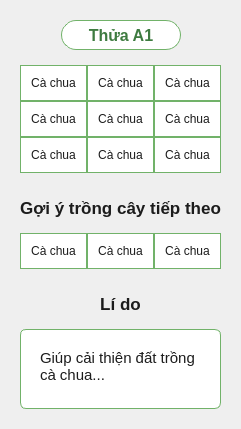
             <widget class="QFrame" name="card_2">
              <property name="styleSheet">
               <string notr="true">QFrame#card_2 { background-color: transparent; border: 1px solid #71B269; border-radius: 8px; }</string>
              </property>
              <layout class="QVBoxLayout" name="verticalLayout_card2">
               <property name="spacing">
                <number>15</number>
               </property>
               <property name="leftMargin">
                <number>20</number>
               </property>
               <property name="topMargin">
                <number>20</number>
               </property>
               <property name="rightMargin">
                <number>20</number>
               </property>
               <property name="bottomMargin">
                <number>20</number>
               </property>
               <item>
                <layout class="QHBoxLayout" name="hl_title_2">
                 <item>
                  <spacer name="hs_title_2_L">
                   <property name="orientation">
                    <enum>Qt::Horizontal</enum>
                   </property>
                   <property name="sizeHint" stdset="0">
                    <size>
                     <width>40</width>
                     <height>20</height>
                    </size>
                   </property>
                  </spacer>
                 </item>
                 <item>
                  <widget class="QLabel" name="lbl_title_2">
                   <property name="minimumSize">
                    <size>
                     <width>120</width>
                     <height>30</height>
                    </size>
                   </property>
                   <property name="styleSheet">
                    <string notr="true">color: #3E7B40; font-size: 12pt; font-weight: bold; border: 1px solid #71B269; border-radius: 15px; background-color: white;</string>
                   </property>
                   <property name="text">
                    <string>Thửa A1</string>
                   </property>
                   <property name="alignment">
                    <set>Qt::AlignCenter</set>
                   </property>
                  </widget>
                 </item>
                 <item>
                  <spacer name="hs_title_2_R">
                   <property name="orientation">
                    <enum>Qt::Horizontal</enum>
                   </property>
                   <property name="sizeHint" stdset="0">
                    <size>
                     <width>40</width>
                     <height>20</height>
                    </size>
                   </property>
                  </spacer>
                 </item>
                </layout>
               </item>
               <item>
                <layout class="QGridLayout" name="grid_2_1">
                 <property name="spacing">
                  <number>0</number>
                 </property>
                 <item row="0" column="0">
                  <widget class="QLabel" name="lbl_g2_0_0">
                   <property name="styleSheet">
                    <string notr="true">border: 1px solid #71B269; padding: 10px; color: #1C1C1C; background-color: white;</string>
                   </property>
                   <property name="text">
                    <string>Cà chua</string>
                   </property>
                   <property name="alignment">
                    <set>Qt::AlignCenter</set>
                   </property>
                  </widget>
                 </item>
                 <item row="0" column="1">
                  <widget class="QLabel" name="lbl_g2_0_1">
                   <property name="styleSheet">
                    <string notr="true">border: 1px solid #71B269; padding: 10px; color: #1C1C1C; background-color: white;</string>
                   </property>
                   <property name="text">
                    <string>Cà chua</string>
                   </property>
                   <property name="alignment">
                    <set>Qt::AlignCenter</set>
                   </property>
                  </widget>
                 </item>
                 <item row="0" column="2">
                  <widget class="QLabel" name="lbl_g2_0_2">
                   <property name="styleSheet">
                    <string notr="true">border: 1px solid #71B269; padding: 10px; color: #1C1C1C; background-color: white;</string>
                   </property>
                   <property name="text">
                    <string>Cà chua</string>
                   </property>
                   <property name="alignment">
                    <set>Qt::AlignCenter</set>
                   </property>
                  </widget>
                 </item>
                 <item row="1" column="0">
                  <widget class="QLabel" name="lbl_g2_1_0">
                   <property name="styleSheet">
                    <string notr="true">border: 1px solid #71B269; padding: 10px; color: #1C1C1C; background-color: white;</string>
                   </property>
                   <property name="text">
                    <string>Cà chua</string>
                   </property>
                   <property name="alignment">
                    <set>Qt::AlignCenter</set>
                   </property>
                  </widget>
                 </item>
                 <item row="1" column="1">
                  <widget class="QLabel" name="lbl_g2_1_1">
                   <property name="styleSheet">
                    <string notr="true">border: 1px solid #71B269; padding: 10px; color: #1C1C1C; background-color: white;</string>
                   </property>
                   <property name="text">
                    <string>Cà chua</string>
                   </property>
                   <property name="alignment">
                    <set>Qt::AlignCenter</set>
                   </property>
                  </widget>
                 </item>
                 <item row="1" column="2">
                  <widget class="QLabel" name="lbl_g2_1_2">
                   <property name="styleSheet">
                    <string notr="true">border: 1px solid #71B269; padding: 10px; color: #1C1C1C; background-color: white;</string>
                   </property>
                   <property name="text">
                    <string>Cà chua</string>
                   </property>
                   <property name="alignment">
                    <set>Qt::AlignCenter</set>
                   </property>
                  </widget>
                 </item>
                 <item row="2" column="0">
                  <widget class="QLabel" name="lbl_g2_2_0">
                   <property name="styleSheet">
                    <string notr="true">border: 1px solid #71B269; padding: 10px; color: #1C1C1C; background-color: white;</string>
                   </property>
                   <property name="text">
                    <string>Cà chua</string>
                   </property>
                   <property name="alignment">
                    <set>Qt::AlignCenter</set>
                   </property>
                  </widget>
                 </item>
                 <item row="2" column="1">
                  <widget class="QLabel" name="lbl_g2_2_1">
                   <property name="styleSheet">
                    <string notr="true">border: 1px solid #71B269; padding: 10px; color: #1C1C1C; background-color: white;</string>
                   </property>
                   <property name="text">
                    <string>Cà chua</string>
                   </property>
                   <property name="alignment">
                    <set>Qt::AlignCenter</set>
                   </property>
                  </widget>
                 </item>
                 <item row="2" column="2">
                  <widget class="QLabel" name="lbl_g2_2_2">
                   <property name="styleSheet">
                    <string notr="true">border: 1px solid #71B269; padding: 10px; color: #1C1C1C; background-color: white;</string>
                   </property>
                   <property name="text">
                    <string>Cà chua</string>
                   </property>
                   <property name="alignment">
                    <set>Qt::AlignCenter</set>
                   </property>
                  </widget>
                 </item>
                </layout>
               </item>
               <item>
                <widget class="QLabel" name="lbl_subtitle_2_1">
                 <property name="styleSheet">
                  <string notr="true">color: #1C1C1C; font-size: 13pt; font-weight: bold; border: none; margin-top: 10px;</string>
                 </property>
                 <property name="text">
                  <string>Gợi ý trồng cây tiếp theo</string>
                 </property>
                 <property name="alignment">
                  <set>Qt::AlignCenter</set>
                 </property>
                </widget>
               </item>
               <item>
                <layout class="QGridLayout" name="grid_2_2">
                 <property name="spacing">
                  <number>0</number>
                 </property>
                 <item row="0" column="0">
                  <widget class="QLabel" name="lbl_g2_n_0">
                   <property name="styleSheet">
                    <string notr="true">border: 1px solid #71B269; padding: 10px; color: #1C1C1C; background-color: white;</string>
                   </property>
                   <property name="text">
                    <string>Cà chua</string>
                   </property>
                   <property name="alignment">
                    <set>Qt::AlignCenter</set>
                   </property>
                  </widget>
                 </item>
                 <item row="0" column="1">
                  <widget class="QLabel" name="lbl_g2_n_1">
                   <property name="styleSheet">
                    <string notr="true">border: 1px solid #71B269; padding: 10px; color: #1C1C1C; background-color: white;</string>
                   </property>
                   <property name="text">
                    <string>Cà chua</string>
                   </property>
                   <property name="alignment">
                    <set>Qt::AlignCenter</set>
                   </property>
                  </widget>
                 </item>
                 <item row="0" column="2">
                  <widget class="QLabel" name="lbl_g2_n_2">
                   <property name="styleSheet">
                    <string notr="true">border: 1px solid #71B269; padding: 10px; color: #1C1C1C; background-color: white;</string>
                   </property>
                   <property name="text">
                    <string>Cà chua</string>
                   </property>
                   <property name="alignment">
                    <set>Qt::AlignCenter</set>
                   </property>
                  </widget>
                 </item>
                </layout>
               </item>
               <item>
                <widget class="QLabel" name="lbl_subtitle_2_2">
                 <property name="styleSheet">
                  <string notr="true">color: #1C1C1C; font-size: 13pt; font-weight: bold; border: none; margin-top: 10px;</string>
                 </property>
                 <property name="text">
                  <string>Lí do</string>
                 </property>
                 <property name="alignment">
                  <set>Qt::AlignCenter</set>
                 </property>
                </widget>
               </item>
               <item>
                <widget class="QLabel" name="txt_lido_2">
                 <property name="minimumSize">
                  <size>
                   <width>0</width>
                   <height>80</height>
                  </size>
                 </property>
                 <property name="styleSheet">
                  <string notr="true">border: 1px solid #71B269; border-radius: 6px; background-color: white; padding: 15px; color: #1C1C1C; font-size: 11pt;</string>
                 </property>
                 <property name="text">
                  <string>Giúp cải thiện đất trồng cà chua...</string>
                 </property>
                 <property name="alignment">
                  <set>Qt::AlignLeading|Qt::AlignLeft|Qt::AlignTop</set>
                 </property>
                 <property name="wordWrap">
                  <bool>true</bool>
                 </property>
                </widget>
               </item>
              </layout>
             </widget>
